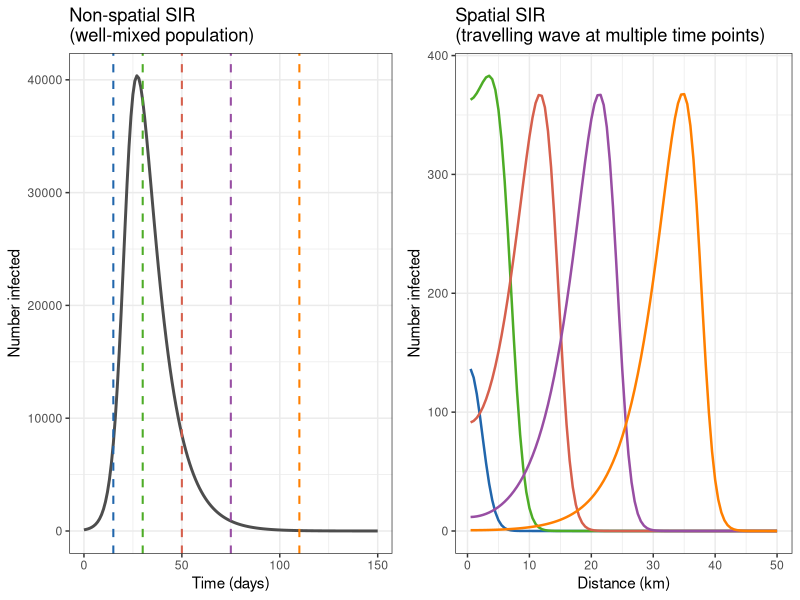

Recreate this plot in R.
# ============================================================
# Generate fig1_spatial_vs_nonspatial.png
#
# Left panel:  standard (non-spatial) SIR epidemic curve
# Right panel: 1D reaction-diffusion SIR solved by finite
#              differences, showing the travelling wave at
#              five time snapshots
#
# The same five colours link corresponding time points
# across both panels via dashed vertical lines (left) and
# wave profiles (right).
#
# Written by Claude Sonnet 4.6 (Anthropic)
# ============================================================

library(deSolve)
library(ggplot2)
library(gridExtra)

# ------------------------------------------------------------
# Shared parameters
# ------------------------------------------------------------
beta  <- 0.4    # transmission rate (per day)
gamma <- 0.1    # recovery rate (per day)  ->  R0 = 4

# ------------------------------------------------------------
# Non-spatial SIR
# ------------------------------------------------------------
sir <- function(t, state, parms) {
  with(as.list(c(state, parms)), {
    N <- S + I + R
    list(c(
      -beta * S * I / N,
       beta * S * I / N - gamma * I,
       gamma * I
    ))
  })
}

out_ns <- as.data.frame(ode(
  y     = c(S = 99900, I = 100, R = 0),
  times = seq(0, 150, by = 1),
  func  = sir,
  parms = c(beta = beta, gamma = gamma)
))

# ------------------------------------------------------------
# Spatial SIR: 1D reaction-diffusion via finite differences
#
# Space is divided into n cells of width cell_spacing_km.
# The state vector is [S_1,...,S_n, I_1,...,I_n, R_1,...,R_n].
# The Laplacian is approximated with a second-order central
# finite difference and reflecting (Neumann) boundary conditions.
# ------------------------------------------------------------
n               <- 100     # number of spatial cells
D               <- 0.5     # diffusion coefficient
cell_spacing_km <- 0.5     # physical width of each cell (km)
                            # -> domain = 50 km

spatial_sir <- function(t, state, parms) {
  n     <- parms$n
  beta  <- parms$beta
  gamma <- parms$gamma
  D     <- parms$D

  S <- state[1:n]
  I <- state[(n + 1):(2 * n)]
  R <- state[(2 * n + 1):(3 * n)]
  N <- S + I + R

  # Local SIR dynamics
  dS <- -beta * S * I / N
  dI <-  beta * S * I / N - gamma * I
  dR <-  gamma * I

  # Finite-difference Laplacian with reflecting boundaries
  laplacian <- function(x) {
    c(x[2] - x[1],
      x[3:n] - 2 * x[2:(n - 1)] + x[1:(n - 2)],
      x[n - 1] - x[n])
  }

  dS <- dS + D * laplacian(S)
  dI <- dI + D * laplacian(I)
  dR <- dR + D * laplacian(R)

  list(c(dS, dI, dR))
}

# Initial conditions: infection seeded at cell 1 only
S0 <- rep(990, n)
I0 <- rep(0,   n); I0[1] <- 10
R0 <- rep(0,   n)

out_sp <- ode(
  y      = c(S0, I0, R0),
  times  = seq(0, 150, by = 1),
  func   = spatial_sir,
  parms  = list(beta = beta, gamma = gamma, D = D, n = n),
  method = "lsoda"
)

# Extract infected matrix: rows = time, cols = spatial cells
I_mat <- out_sp[, (n + 2):(2 * n + 1)]

# ------------------------------------------------------------
# Snapshot times chosen to span rise, peak, and tail of the
# non-spatial epidemic curve (peak is near t = 50)
# ------------------------------------------------------------
snap_times <- c(15, 30, 50, 75, 110)
snap_cols  <- c("#2166ac", "#4dac26", "#d6604d", "#984ea3", "#ff7f00")

# ------------------------------------------------------------
# Left panel: non-spatial epidemic curve with coloured
# dashed lines at each snapshot time
# ------------------------------------------------------------
p_left <- ggplot(out_ns, aes(x = time, y = I)) +
  geom_line(colour = "grey30", linewidth = 1) +
  geom_vline(xintercept = snap_times,
             colour     = snap_cols,
             linetype   = "dashed",
             linewidth  = 0.7) +
  labs(x     = "Time (days)",
       y     = "Number infected",
       title = "Non-spatial SIR\n(well-mixed population)") +
  theme_bw(base_size = 11)

# ------------------------------------------------------------
# Right panel: spatial wave profiles at each snapshot time
# ------------------------------------------------------------
plot_df <- do.call(rbind, lapply(seq_along(snap_times), function(k) {
  t_idx <- match(snap_times[k], seq(0, 150, by = 1))
  data.frame(
    distance_km = (1:n) * cell_spacing_km,
    infected    = I_mat[t_idx, ],
    time        = factor(
      paste0("t = ", snap_times[k], " days"),
      levels = paste0("t = ", snap_times, " days")
    )
  )
}))

p_right <- ggplot(plot_df, aes(x = distance_km, y = infected,
                                colour = time)) +
  geom_line(linewidth = 0.85) +
  scale_colour_manual(
    values = setNames(snap_cols, paste0("t = ", snap_times, " days"))
  ) +
  labs(x     = "Distance (km)",
       y     = "Number infected",
       title = "Spatial SIR\n(travelling wave at multiple time points)") +
  theme_bw(base_size = 11) +
  theme(legend.position = "none")

# ------------------------------------------------------------
# Combine and save
# ------------------------------------------------------------
png("fig1_spatial_vs_nonspatial.png", width = 960, height = 380, res = 120)
grid.arrange(p_left, p_right, ncol = 2)
dev.off()
